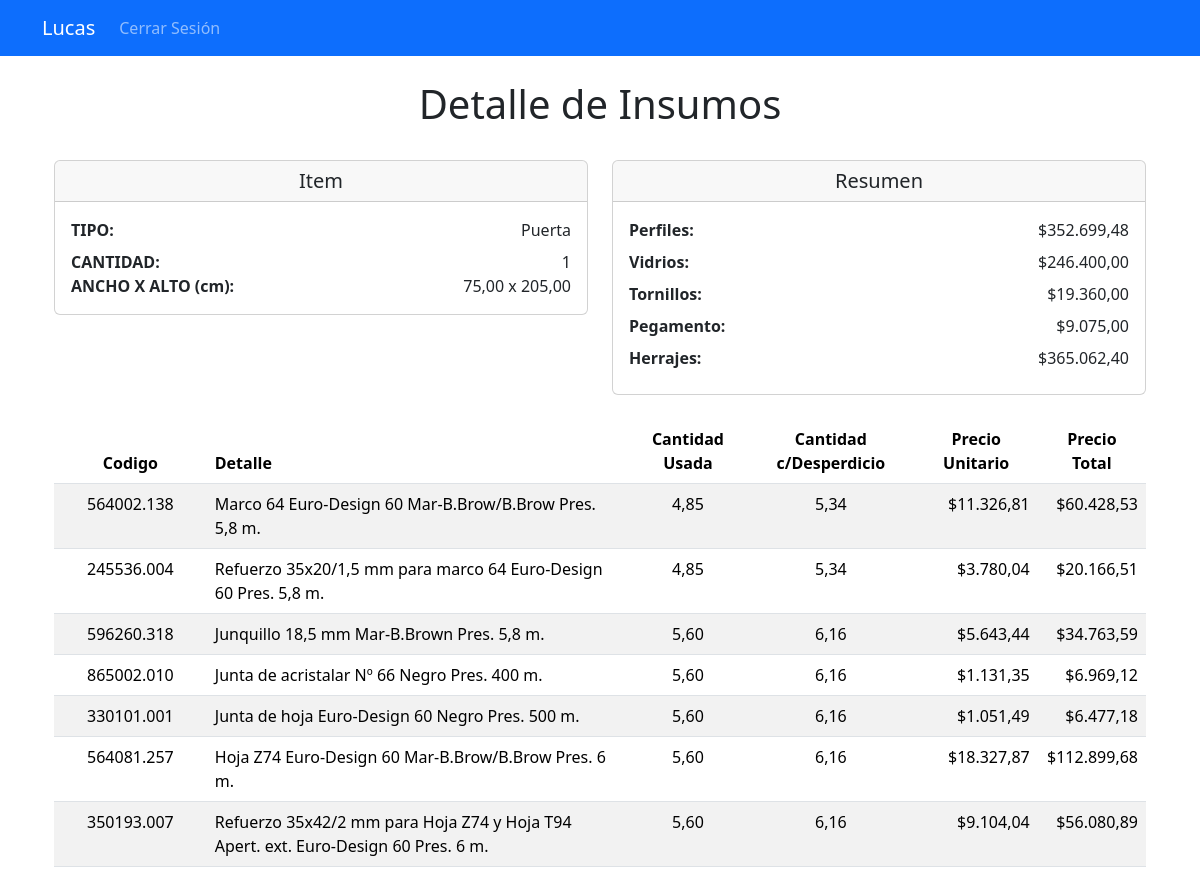
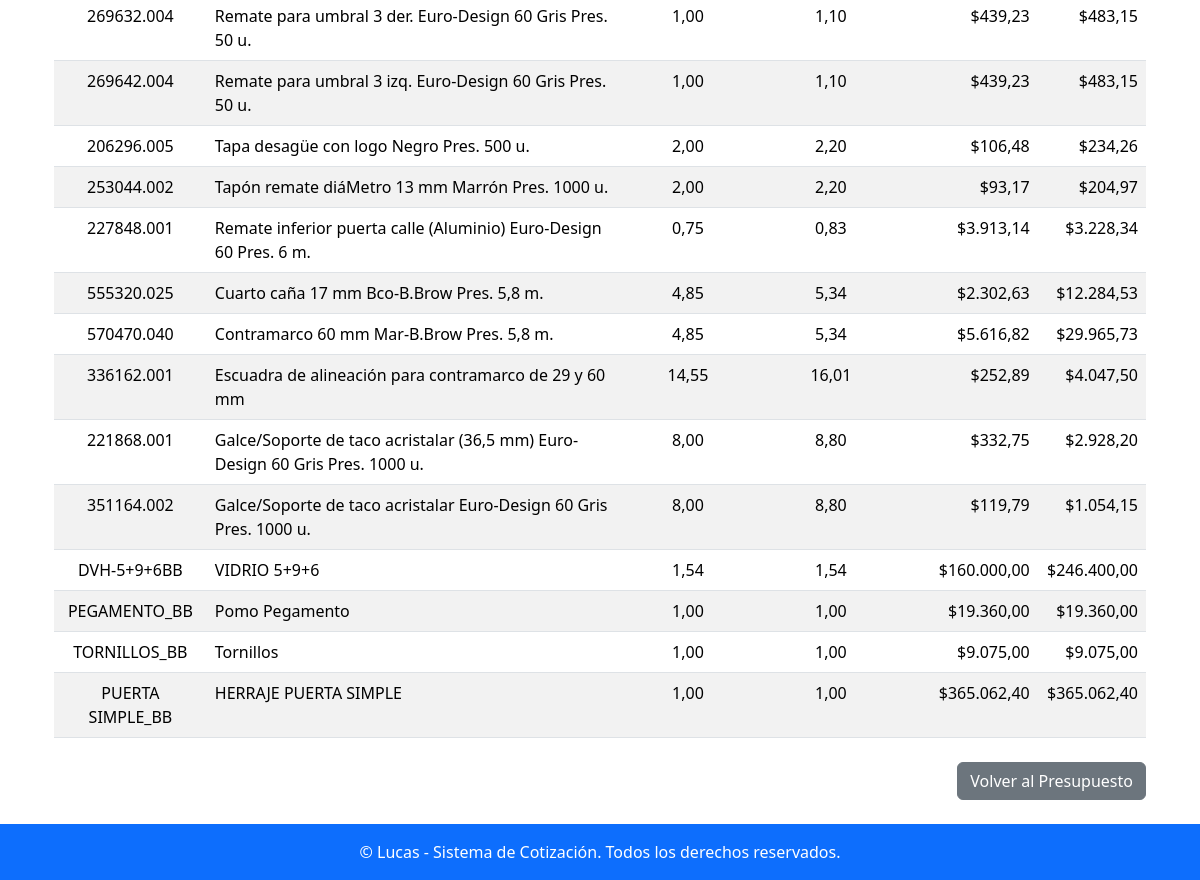
The app's page /item/62/detalle_insumos/ (signed in) with its own data (2 pictures, top to bottom).
### apps/presupuestos/models.py (models this page shows, shortened)
class Item(models.Model):
    presupuesto = models.ForeignKey(Presupuesto, related_name='items', on_delete=models.CASCADE)  # Relación con el presupuesto
    cantidad = models.PositiveIntegerField()  # Cantidad del ítem
    ancho = models.DecimalField(max_digits=10, decimal_places=2, null=True, blank=True)  # Ancho en unidades
    alto = models.DecimalField(max_digits=10, decimal_places=2, null=True, blank=True)  # Alto en unidades
    ancho_hoja = models.DecimalField(max_digits=10, decimal_places=2, null=True, blank=True)  # Ancho de hoja en unidades
    alto_lama = models.DecimalField(max_digits=10, decimal_places=2, null=True, blank=True)
    tipo = models.ForeignKey(Tipo, on_delete=models.CASCADE)  # Tipo de ítem (ventana, puerta, etc.)
    color = models.ForeignKey(Color, on_delete=models.CASCADE)  # Color del ítem
    revestimiento = models.ForeignKey(Revestimiento, on_delete=models.CASCADE)  # Tipo de revestimiento
    desperdicio = models.DecimalField(max_digits=5, decimal_places=2, default=0.0)  # Porcentaje de desperdicio

class Tipo(models.Model):
    numero = models.IntegerField(unique=True)  # Número identificador del tipo
    detalle = models.CharField(max_length=100)  # Descripción del tipo

class TipoInsumo(models.Model):
    nombre = models.CharField(max_length=50, unique=True)  # Nombre del tipo de insumo (por ejemplo, 'Material', 'Herramienta')

class Insumo(models.Model):
    codigo = models.CharField(max_length=50)  # Código único del insumo
    descripcion = models.TextField()  # Descripción del insumo
    precio = models.DecimalField(max_digits=10, decimal_places=2)  # Precio por unidad
    unidad_medida = models.CharField(max_length=50)  # Unidad de medida (por ejemplo, METRO)
    color = models.ForeignKey(Color, null=True, blank=True, on_delete=models.SET_NULL)  # Color asociado, si aplica
    formula = models.TextField()  # Fórmula para calcular la cantidad del insumo
    tipo_insumo = models.ForeignKey(TipoInsumo, on_delete=models.CASCADE, null=True, blank=True)  # Relación con TipoInsumo

### apps/presupuestos/views.py (the view)
# urls.py: path('item/<int:item_id>/detalle_insumos/', presupuestos_views.detalle_insumos, name='detalle_insumos'),
@login_required
def detalle_insumos(request, item_id):
    item = get_object_or_404(Item, id=item_id)
    detalles = (
        DetalleInsumo.objects.filter(item=item)
        .values(
            'insumo__codigo',  # Código del insumo
            'insumo__descripcion',  # Descripción del insumo
            'cantidad_usada',  # Cantidad usada
            'precio_unitario',  # Precio unitario
        )
        .annotate(
            cantidad_desperdicio=Case(
                When(insumo__tipo_insumo__id=1, then=ExpressionWrapper(
                    F('cantidad_usada') * ((F('item__desperdicio') / 100.0) + 1.0),
                    output_field=DecimalField(max_digits=10, decimal_places=2)
                )),
                default=F('cantidad_usada'),
                output_field=DecimalField(max_digits=10, decimal_places=2)
            ),
            precio_total = ExpressionWrapper(
                F('cantidad_desperdicio') * F('precio_unitario'),
                output_field=DecimalField(max_digits=10, decimal_places=2)
            )
        )
        .order_by('id')  # Orden por ID del detalle
    )
    resumen_tipo_insumo = (
        DetalleInsumo.objects.filter(item=item)
        .values('insumo__tipo_insumo__nombre')
        .annotate(total_valor=Sum('precio_total'))
        .order_by('insumo__tipo_insumo__id')
    )
    return render(request, 'detalle_insumos.html', {
        'item': item,
        'detalles': detalles,  # Incluye los detalles con cantidad_desperdicio y precio_total
        'resumen_tipo_insumo': resumen_tipo_insumo,
    })

### apps/presupuestos/templates/detalle_insumos.html (shortened to what this page needs)
{% extends 'base.html' %}
{% load humanize %}
{% block content %}
<div class="container mt-4">
    <h1 class="text-center">Detalle de Insumos</h1>
    <br>
    <div class="row">
        <div class="col-md-6">
            <div class="card">
                <div class="card-header">
                    <h5 class="text-center mb-0">Item</h5>
                </div>
                <div class="card-body">
                    <div class="row mb-2">
                        <div class="col-6 text-start fw-bold">TIPO:</div>
                        <div class="col-6 text-end">{{ item.tipo.detalle }}</div>
                    </div>
                    <div class="row">
                        <div class="col-6 text-start fw-bold">CANTIDAD:</div>
                        <div class="col-6 text-end">{{ item.cantidad }}</div>
                    </div>
                    <div class="row">
                        <div class="col-6 text-start fw-bold">ANCHO X ALTO (cm):</div>
                        <div class="col-6 text-end">{{ item.ancho }} x {{ item.alto }}</div>
                    </div>
                </div>
            </div>
        </div>
        <div class="col-md-6">
            <div class="card">
                <div class="card-header">
                    <h5 class="text-center mb-0">Resumen</h5>
                </div>
                <div class="card-body">
                    {% for resumen in resumen_tipo_insumo %}
                        <div class="row mb-2">
                            <div class="col-6 text-start fw-bold">
                                {{ resumen.insumo__tipo_insumo__nombre|default:"Sin Tipo" }}:
                            </div>
                            <div class="col-6 text-end">
                                ${{ resumen.total_valor|floatformat:2|intcomma }}
                            </div>
                        </div>
                    {% endfor %}
                </div>
            </div>
        </div>
    </div>
    <br>
    {% if detalles %}
        <table class="table table-striped">
            <thead class="thead-dark">
                <tr>
                    <th class="text-center" scope="col">Codigo</th>
                    <th class="text-align-left" scope="col">Detalle</th>
                    <th class="text-center" scope="col">Cantidad Usada</th>
                    <th class="text-center" scope="col">Cantidad c/Desperdicio</th>
                    <th class="text-center" scope="col">Precio Unitario</th>
                    <th class="text-center" scope="col">Precio Total</th>
                </tr>
            </thead>
            <tbody>
                {% for detalle in detalles %}
                <tr>
                    <td class="text-center">{{ detalle.insumo__codigo }}</td>
                    <td class="text-align-left">{{ detalle.insumo__descripcion }}</td>
                    <td class="text-center">{{ detalle.cantidad_usada }}</td>
                    <td class="text-center">{{ detalle.cantidad_desperdicio|floatformat:2 }}</td>
                    <td class="text-end">${{ detalle.precio_unitario|intcomma }}</td>
                    <td class="text-end">${{ detalle.precio_total|floatformat:2 }}</td>
                </tr>
                {% endfor %}
            </tbody>
        </table>
    {% else %}
        <p>No hay insumos asociados a este ítem.</p>
    {% endif %}
    <div class="mt-4 d-flex justify-content-end">
        <a href="{% url 'detalle_presupuesto' item.presupuesto.numero %}" class="btn btn-secondary">Volver al Presupuesto</a>
    </div>
</div>
{% endblock %}

### records on screen
Item: tipo.detalle "Puerta", cantidad "1", ancho "75,00", alto "205,00"
TipoInsumo: insumo__tipo_insumo__nombre "Perfiles", total_valor "352.699,48"
TipoInsumo: insumo__tipo_insumo__nombre "Vidrios", total_valor "246.400,00"
TipoInsumo: insumo__tipo_insumo__nombre "Pegamento", total_valor "9.075,00"
TipoInsumo: insumo__tipo_insumo__nombre "Herrajes", total_valor "365.062,40"
Insumo: insumo__codigo "564002.138", insumo__descripcion "Marco 64 Euro-Design 60 Mar-B.Brow/B.Brow Pres. 5,8 m.", cantidad_usada "4,85", cantidad_desperdicio "5,34", precio_unitario "11.326,81", precio_total "60.428,53"
Insumo: insumo__codigo "596260.318", insumo__descripcion "Junquillo 18,5 mm Mar-B.Brown Pres. 5,8 m.", cantidad_usada "5,60", cantidad_desperdicio "6,16", precio_unitario "5.643,44", precio_total "34.763,59"
Insumo: insumo__codigo "564081.257", insumo__descripcion "Hoja Z74 Euro-Design 60 Mar-B.Brow/B.Brow Pres. 6 m.", cantidad_usada "5,60", cantidad_desperdicio "6,16", precio_unitario "18.327,87", precio_total "112.899,68"
Insumo: insumo__codigo "555320.025", insumo__descripcion "Cuarto caña 17 mm Bco-B.Brow Pres. 5,8 m.", cantidad_usada "4,85", cantidad_desperdicio "5,34", precio_unitario "2.302,63", precio_total "12.284,53"
Insumo: insumo__codigo "570470.040", insumo__descripcion "Contramarco 60 mm Mar-B.Brow Pres. 5,8 m.", cantidad_usada "4,85", cantidad_desperdicio "5,34", precio_unitario "5.616,82", precio_total "29.965,73"
Insumo: insumo__codigo "DVH-5+9+6BB", insumo__descripcion "VIDRIO 5+9+6", cantidad_usada "1,54", cantidad_desperdicio "1,54", precio_unitario "160.000,00", precio_total "246.400,00"
Insumo: insumo__codigo "PEGAMENTO_BB", insumo__descripcion "Pomo Pegamento", cantidad_usada "1,00", cantidad_desperdicio "1,00", precio_unitario "19.360,00", precio_total "19.360,00"
Insumo: insumo__codigo "TORNILLOS_BB", insumo__descripcion "Tornillos", cantidad_usada "1,00", cantidad_desperdicio "1,00", precio_unitario "9.075,00", precio_total "9.075,00"
Insumo: insumo__codigo "PUERTA SIMPLE_BB", insumo__descripcion "HERRAJE PUERTA SIMPLE", cantidad_usada "1,00", cantidad_desperdicio "1,00", precio_unitario "365.062,40", precio_total "365.062,40"

### other values on screen
{{ resumen.insumo__tipo_insumo__nombre|default:"Sin Tipo" }} "Tornillos"
{{ resumen.total_valor|floatformat:2|intcomma }} "19.360,00"
{{ detalle.insumo__codigo }} "245536.004" "865002.010" "330101.001" "350193.007" "269632.004" "269642.004" "206296.005" "253044.002" "227848.001" "336162.001" "221868.001" "351164.002"
{{ detalle.insumo__descripcion }} "Refuerzo 35x20/1,5 mm para marco 64 Euro-Design 60 Pres. 5,8 m." "Junta de acristalar Nº 66 Negro Pres. 400 m." "Junta de hoja Euro-Design 60 Negro Pres. 500 m." "Refuerzo 35x42/2 mm para Hoja Z74 y Hoja T94 Apert. ext. Euro-Design 60 Pres. 6 m." "Remate para umbral 3 der. Euro-Design 60 Gris Pres. 50 u." "Remate para umbral 3 izq. Euro-Design 60 Gris Pres. 50 u." "Tapa desagüe con logo Negro Pres. 500 u." "Tapón remate diáMetro 13 mm Marrón Pres. 1000 u." "Remate inferior puerta calle (Aluminio) Euro-Design 60 Pres. 6 m." "Escuadra de alineación para contramarco de 29 y 60 mm" "Galce/Soporte de taco acristalar (36,5 mm) Euro-Design 60 Gris Pres. 1000 u." "Galce/Soporte de taco acristalar Euro-Design 60 Gris Pres. 1000 u."
{{ detalle.cantidad_usada }} "4,85" "5,60" "5,60" "5,60" "1,00" "1,00" "2,00" "2,00" "0,75" "14,55" "8,00" "8,00"
{{ detalle.cantidad_desperdicio|floatformat:2 }} "5,34" "6,16" "6,16" "6,16" "1,10" "1,10" "2,20" "2,20" "0,83" "16,01" "8,80" "8,80"
{{ detalle.precio_unitario|intcomma }} "3.780,04" "1.131,35" "1.051,49" "9.104,04" "439,23" "439,23" "106,48" "93,17" "3.913,14" "252,89" "332,75" "119,79"
{{ detalle.precio_total|floatformat:2 }} "20.166,51" "6.969,12" "6.477,18" "56.080,89" "483,15" "483,15" "234,26" "204,97" "3.228,34" "4.047,50" "2.928,20" "1.054,15"
